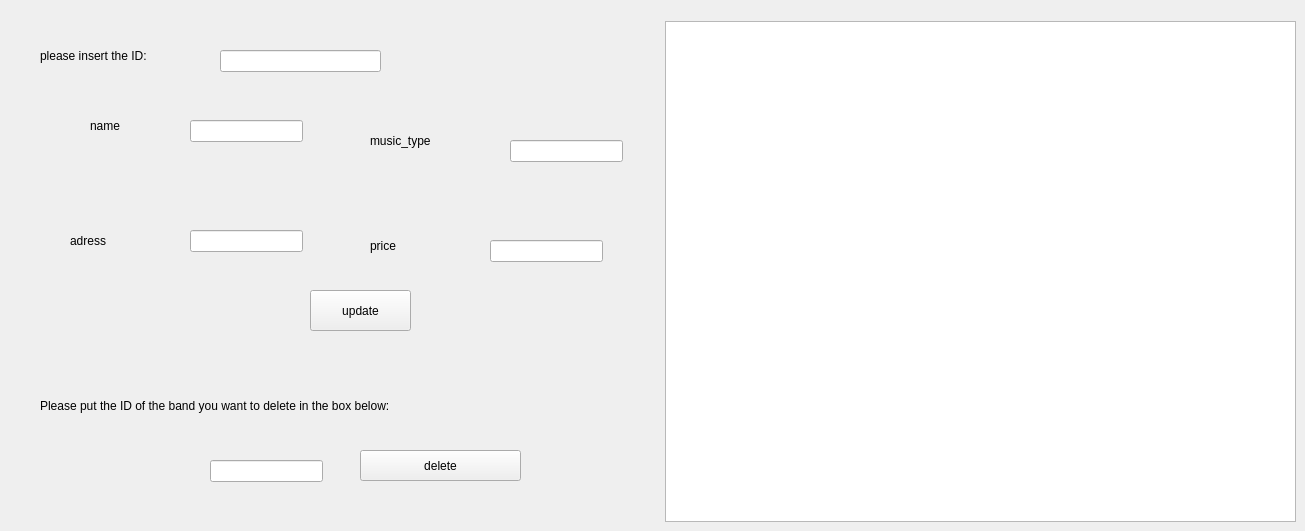
     <widget class="QWidget" name="tab_4">
      <attribute name="title">
       <string>update band</string>
      </attribute>
      <widget class="QLabel" name="label_8">
       <property name="geometry">
        <rect>
         <x>40</x>
         <y>40</y>
         <width>271</width>
         <height>31</height>
        </rect>
       </property>
       <property name="text">
        <string>please insert the ID:</string>
       </property>
      </widget>
      <widget class="QLineEdit" name="lineEdit_ID10">
       <property name="geometry">
        <rect>
         <x>220</x>
         <y>50</y>
         <width>161</width>
         <height>22</height>
        </rect>
       </property>
       <property name="styleSheet">
        <string notr="true">nameEdit-&gt;setStyleSheet(&quot;background-color: grey&quot;);</string>
       </property>
      </widget>
      <widget class="QLineEdit" name="lineEdit_nom10">
       <property name="geometry">
        <rect>
         <x>190</x>
         <y>120</y>
         <width>113</width>
         <height>22</height>
        </rect>
       </property>
      </widget>
      <widget class="QLineEdit" name="lineEdit_adresse10">
       <property name="geometry">
        <rect>
         <x>190</x>
         <y>230</y>
         <width>113</width>
         <height>22</height>
        </rect>
       </property>
      </widget>
      <widget class="QLineEdit" name="lineEdit_prix10">
       <property name="geometry">
        <rect>
         <x>490</x>
         <y>240</y>
         <width>113</width>
         <height>22</height>
        </rect>
       </property>
      </widget>
      <widget class="QLineEdit" name="lineEdit_music10">
       <property name="geometry">
        <rect>
         <x>510</x>
         <y>140</y>
         <width>113</width>
         <height>22</height>
        </rect>
       </property>
      </widget>
      <widget class="QLabel" name="label_9">
       <property name="geometry">
        <rect>
         <x>90</x>
         <y>110</y>
         <width>56</width>
         <height>31</height>
        </rect>
       </property>
       <property name="text">
        <string>name</string>
       </property>
      </widget>
      <widget class="QLabel" name="label_10">
       <property name="geometry">
        <rect>
         <x>70</x>
         <y>220</y>
         <width>91</width>
         <height>41</height>
        </rect>
       </property>
       <property name="text">
        <string>adress</string>
       </property>
      </widget>
      <widget class="QLabel" name="label_11">
       <property name="geometry">
        <rect>
         <x>370</x>
         <y>120</y>
         <width>121</width>
         <height>41</height>
        </rect>
       </property>
       <property name="text">
        <string>music_type</string>
       </property>
      </widget>
      <widget class="QPushButton" name="pushButton_4">
       <property name="geometry">
        <rect>
         <x>310</x>
         <y>290</y>
         <width>101</width>
         <height>41</height>
        </rect>
       </property>
       <property name="text">
        <string>update</string>
       </property>
      </widget>
      <widget class="QLabel" name="label_12">
       <property name="geometry">
        <rect>
         <x>370</x>
         <y>230</y>
         <width>71</width>
         <height>31</height>
        </rect>
       </property>
       <property name="text">
        <string>price</string>
       </property>
      </widget>
      <widget class="QLabel" name="label_7">
       <property name="geometry">
        <rect>
         <x>40</x>
         <y>390</y>
         <width>551</width>
         <height>31</height>
        </rect>
       </property>
       <property name="styleSheet">
        <string notr="true">font: 11pt &quot;MS Shell Dlg 2&quot;;</string>
       </property>
       <property name="text">
        <string>Please put the ID of the band you want to delete in the box below:</string>
       </property>
      </widget>
      <widget class="QLineEdit" name="LineEdit_key1">
       <property name="geometry">
        <rect>
         <x>210</x>
         <y>460</y>
         <width>113</width>
         <height>22</height>
        </rect>
       </property>
      </widget>
      <widget class="QPushButton" name="pushButton_3">
       <property name="geometry">
        <rect>
         <x>360</x>
         <y>450</y>
         <width>161</width>
         <height>31</height>
        </rect>
       </property>
       <property name="text">
        <string>delete</string>
       </property>
      </widget>
      <widget class="QTableView" name="table_band2">
       <property name="geometry">
        <rect>
         <x>665</x>
         <y>21</y>
         <width>631</width>
         <height>501</height>
        </rect>
       </property>
      </widget>
     </widget>
